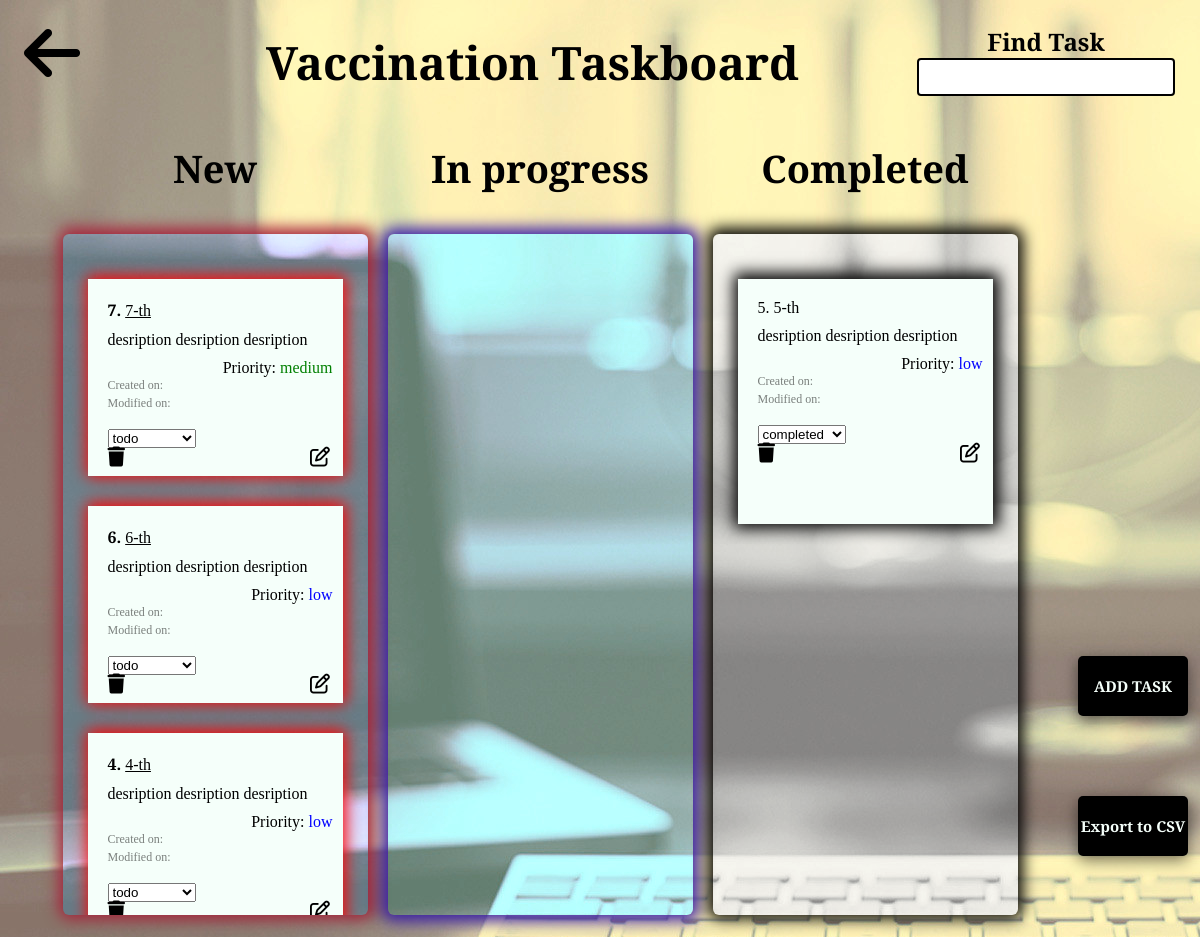
Screenshot of /tasks.php?id=3 (signed in) with the database file from the repository.
### tables this page shows
CREATE TABLE `projects` (
  `ID` int(8) NOT NULL,
  `name` varchar(64) NOT NULL,
  `description` varchar(256) DEFAULT NULL
);

CREATE TABLE `tasks` (
  `projectID` int(8) DEFAULT NULL,
  `ID` int(8) NOT NULL,
  `name` varchar(64) NOT NULL,
  `description` varchar(256) DEFAULT NULL,
  `priority` varchar(32) NOT NULL,
  `status` varchar(32) NOT NULL,
  `startDate` datetime DEFAULT NULL,
  `modifiedDate` datetime DEFAULT NULL
);

### tasks.php (the view, shortened to what this page needs)
<?php
require_once 'connection/connect.php';
$id = $_GET['id'];
?>
<!DOCTYPE html>
<html lang="en">
<head>
     <link href="css/tasks.css" rel="stylesheet">
</head>
<body>
     <div class="searchbox">
          <center>
               <h2>Find Task</h2>
          </center>
          <input type="text" id="search" placeholder="">
     </div>
     <div id="header">
          <?php
          $name = mysqli_query($connect, "SELECT name FROM projects WHERE ID = '$id'");
          $projectName = mysqli_fetch_array($name);
          ?>
          <h1 class="btest" id="testh"><?php echo $projectName['name']; ?> Taskboard</h1>
     </div>
     <div id="alltasks">
          <div class="taskboard">
               <div id="newtaskcontainerheader">
                    <h2>New</h2>
                    <div class="newtaskcontainer container" id="freshy">
                         <?php
                         $query = "SELECT * FROM tasks WHERE status = 'todo' AND projectID = '$id' ORDER BY ID DESC";
                         $result = mysqli_query($connect, $query);
                         if (mysqli_num_rows($result) > 0) {
                              while ($row = mysqli_fetch_array($result)) {
                                   if ($row["priority"] === 'low') {
                                        $priorityColor = 'blue';
                                   } else if ($row["priority"] === 'medium') {
                                        $priorityColor = 'green';
                                   } else {
                                        $priorityColor = 'red';
                                   }
                                   $projectID = $row["projectID"];
                                   $ID = $row["ID"];
                                   $status = $row["status"];
                         ?>
                                   <div class="todo" id="ncard" draggable="true">
                                        <form>
                                            <b><label class="labelid"><?php echo $row["ID"]; ?>.</label></b>
                                            <u><label><?php echo $row["name"]; ?></label></u><br>
                                             <label class="ldescription"><?php echo $row["description"]; ?></label><br>
                                             <label class="tpriority">Priority: <span style="color: <?php echo $priorityColor; ?>"><?php echo $row["priority"]; ?></span></label><br><br>
                                             <label class="date">Created on: <?php echo $row["startDate"]; ?></label><br>
                                             <label class="date">Modified on: <?php echo $row["modifiedDate"]; ?></label><br><br>
                                             <?php
                                             echo "
                                             <select class='status' onchange='location = this.value'>
                                                  <option class='current' disabled selected>$status</option>
                                                  <option value='connection/changeStatus.php?projectID=$projectID&ID=$ID&status=todo'>todo</option>
                                                  <option value='connection/changeStatus.php?projectID=$projectID&ID=$ID&status=in progress'>in progress</option>
                                                  <option value='connection/changeStatus.php?projectID=$projectID&ID=$ID&status=completed'>completed</option>
                                             </select>
                                             ";
                                             ?>
                                        </form>
                                        <div id="editdelete">
                                             <a href="connection/delTask.php?id=<?php echo $row['ID']; ?>"><i class="fas fa-trash fa-lg" id="deltask"></i></a>
                                             <a href="connection/editTask.php?id=<?php echo $row['ID']; ?>"><i class="far fa-edit fa fa-lg" id="edtask"></i></a>
                                        </div>
                                   </div>
                         <?php
                              }
                         }
                         ?>
                    </div>
               </div>
               <div id="inprogcontainerheader">
                    <h2>In progress</h2>
                    <div class="inprogcontainer container" id="inprogcontainer">
                    </div>
               </div>
               <div id="donecontainerheader">
                    <h2>Completed</h2>
                    <div class="donecontainer container" id="done">
                         <?php
                         $query3 = "SELECT * FROM tasks WHERE status = 'completed' AND projectID = '$id' ORDER BY ID DESC";
                         $result3 = mysqli_query($connect, $query3);
                         if (mysqli_num_rows($result3) > 0) {
                              while ($row3 = mysqli_fetch_array($result3)) {
                                   if ($row3["priority"] === 'low') {
                                        $priorityColor = 'blue';
                                   } else if ($row3["priority"] === 'medium') {
                                        $priorityColor = 'green';
                                   } else {
                                        $priorityColor = 'red';
                                   }
                                   $projectID3 = $row3["projectID"];
                                   $ID3 = $row3["ID"];
                                   $status3 = $row3["status"];
                         ?>
                                   <div class="completed" draggable="true">
                                        <form>
                                             <label class="labelid"><?php echo $row3["ID"]; ?>.</label>
                                             <label><?php echo $row3["name"]; ?></label><br>
                                             <label class="ldescription"><?php echo $row3["description"]; ?></label><br>
                                             <label class="tpriority">Priority: <span style="color: <?php echo $priorityColor; ?>"><?php echo $row3["priority"]; ?></span></label><br><br>
                                             <label class="date">Created on: <?php echo $row3["startDate"]; ?></label><br>
                                             <label class="date">Modified on: <?php echo $row3["modifiedDate"]; ?></label><br><br>
                                             <?php
                                             echo "
                                             <select class='status' onchange='location = this.value'>
                                                  <option class='current' disabled selected>$status3</option>
                                                  <option value='connection/changeStatus.php?projectID=$projectID3&ID=$ID3&status=todo'>todo</option>
                                                  <option value='connection/changeStatus.php?projectID=$projectID3&ID=$ID3&status=in progress'>in progress</option>
                                                  <option value='connection/changeStatus.php?projectID=$projectID3&ID=$ID3&status=completed'>completed</option>
                                             </select>
                                             ";
                                             ?>
                                        </form>
                                        <div id="editdelete">
                                             <a href="connection/delTask.php?id=<?php echo $row3['ID']; ?>"><i class="fas fa-trash fa-lg" id="deltask"></i></a>
                                             <a href="connection/editTask.php?id=<?php echo $row3['ID']; ?>"><i class="far fa-edit fa fa-lg" id="edtask"></i></a>
                                        </div>
                                   </div>
                         <?php
                              }
                         }
                         ?>
                    </div>
               </div>
          </div>
          <a href="#" onclick="tasktoggle()" class="newtask">
               <h2>ADD TASK</h2>
          </a>
          <center><a href="connection/export_task.php?id=<?php echo $id; ?>" class="exportask">
                    <h2>Export to CSV</h2>
               </a></center>
     </div>
     <a id="b2proj" href="workspace.php"><i class="fas fa-arrow-left fa fa-4x"></i></a>
</body>
</html>

### rows the page displays
projects: name "Vaccination"
tasks: ID "7", name "7-th", description "desription desription desription", priority "medium", status "todo"
tasks: ID "6", name "6-th", description "desription desription desription", priority "low", status "todo"
tasks: ID "4", name "4-th", description "desription desription desription", priority "low", status "todo"
tasks: ID "5", name "5-th", description "desription desription desription", priority "low", status "completed"
